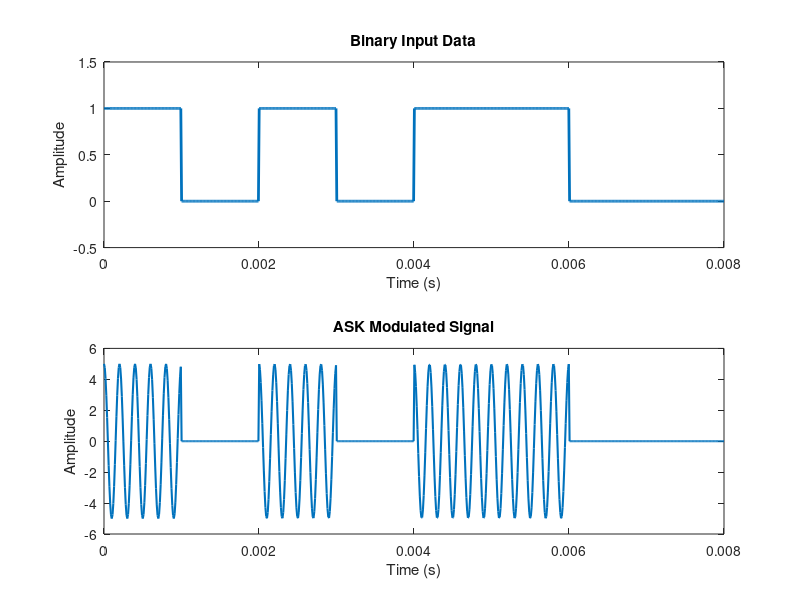
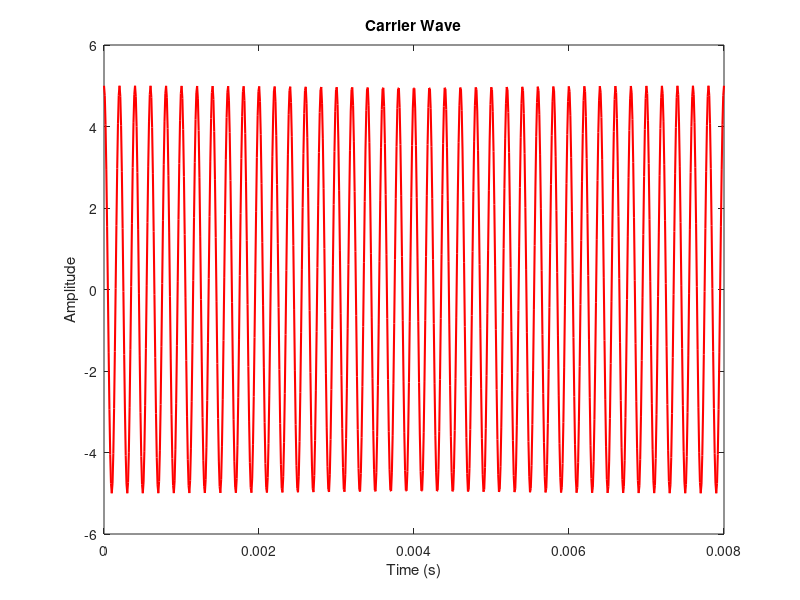
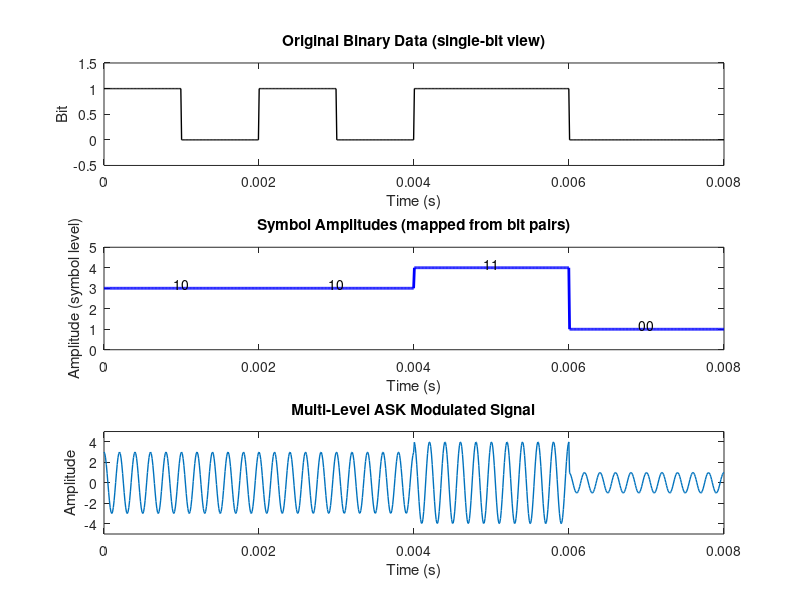
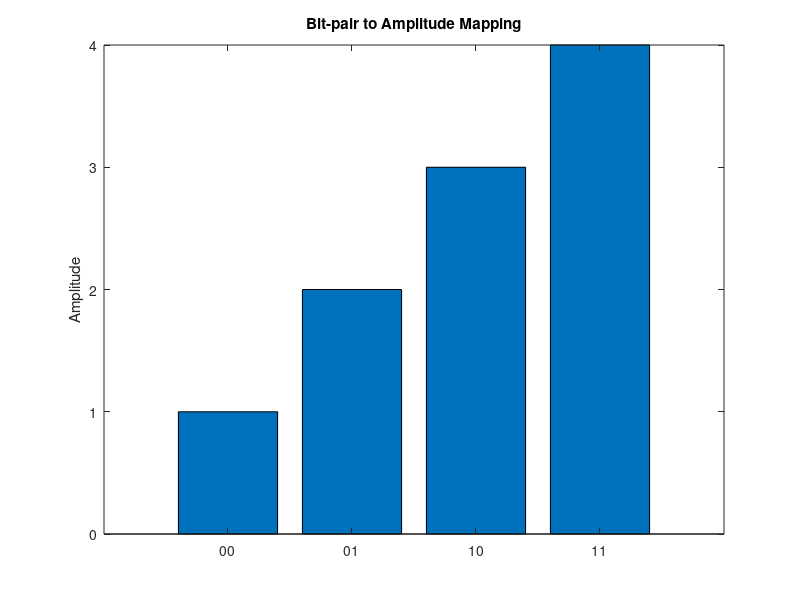

These figures' MATLAB source, in order:
% Define parameters
bits = [1 0 1 0 1 1 0 0]; % Your custom bits here
bit_rate = 1000;      % Bit rate in bits per second
f = 5000;             % Carrier frequency in Hz
A = 5;                % Amplitude for bit 1

% Generate continuous vectors for plotting
samples_per_bit = 100;
N = length(bits);
total_samples = N * samples_per_bit;

% Create uniform time axis
t = linspace(0, N/bit_rate, total_samples);

% Create continuous bit stream signal for plotting alignment
digital_signal = zeros(1, total_samples);
mod_signal = zeros(1, total_samples);

for i = 1:N
    idx = (i-1)*samples_per_bit + 1 : i*samples_per_bit;
    digital_signal(idx) = bits(i);
    mod_signal(idx) = bits(i) * A * cos(2 * pi * f * t(idx));
end

% Plot the signals with perfectly aligned X-axes
figure;
subplot(2,1,1);
plot(t, digital_signal, 'LineWidth', 2);
ylim([-0.5 1.5]);
title('Binary Input Data');
xlabel('Time (s)'); ylabel('Amplitude');

subplot(2,1,2);
plot(t, mod_signal, 'LineWidth', 1.5);
title('ASK Modulated Signal');
xlabel('Time (s)'); ylabel('Amplitude');

% Plot the carrier wave (same time axis) in a new figure
carrier = A * cos(2 * pi * f * t);

figure;
plot(t, carrier, 'r', 'LineWidth', 1.5);
title('Carrier Wave');
xlabel('Time (s)');
ylabel('Amplitude');
ylim([-A-1 A+1]);

% Map bit pairs to amplitudes (00->1, 01->2, 10->3, 11->4)
if mod(N,2)~=0
    bits = [bits 0]; % pad with zero if odd number of bits
    N = length(bits);
    total_samples = N * samples_per_bit;
    t = linspace(0, N/bit_rate, total_samples);
    digital_signal = zeros(1, total_samples);
end

% Define mapping
amp_map = containers.Map({'00','01','10','11'}, [1 2 3 4]);

% Prepare symbol sequence
num_symbols = N/2;
symbol_amplitudes = zeros(1,num_symbols);
symbol_bits = cell(1,num_symbols);
mod_signal_ml = zeros(1, total_samples);
digital_symbols = zeros(1, total_samples); % for plotting symbol index

for k = 1:num_symbols
    b1 = bits(2*k-1); b2 = bits(2*k);
    key = sprintf('%d%d', b1, b2);
    A_sym = amp_map(key);
    symbol_amplitudes(k) = A_sym;
    symbol_bits{k} = key;
    idx = (2*k-2)*samples_per_bit + 1 : (2*k)*samples_per_bit;
    mod_signal_ml(idx) = A_sym * cos(2*pi*f*t(idx));
    digital_symbols(idx) = A_sym; % for visualization of levels
end

% Plot binary bit pairs as labels and multilevel ASK
figure;
subplot(3,1,1);
% show bit pairs over time as text annotations
plot(t, digital_signal, 'k','LineWidth',1);
ylim([-0.5 1.5]);
title('Original Binary Data (single-bit view)');
xlabel('Time (s)'); ylabel('Bit');

subplot(3,1,2);
% plot symbol amplitude levels (stair)
plot(t, digital_symbols, 'b','LineWidth',2);
ylim([0 max(symbol_amplitudes)+1]);
title('Symbol Amplitudes (mapped from bit pairs)');
xlabel('Time (s)'); ylabel('Amplitude (symbol level)');
hold on;
% annotate bit-pair labels at symbol centers
for k=1:num_symbols
    t_center = mean(((2*k-2)*samples_per_bit +1 : (2*k)*samples_per_bit)/samples_per_bit)/bit_rate;
    text(t_center, symbol_amplitudes(k)+0.2, symbol_bits{k}, 'HorizontalAlignment','center');
end
hold off;

subplot(3,1,3);
% plot multilevel ASK modulated signal
plot(t, mod_signal_ml, 'LineWidth',1);
title('Multi-Level ASK Modulated Signal');
xlabel('Time (s)'); ylabel('Amplitude');
ylim([-(max(symbol_amplitudes)+1) (max(symbol_amplitudes)+1)]);

% Legend figure: show mapping table visually
figure('Name','Mapping');
bar(1:4, [1 2 3 4]);
xticks(1:4); xticklabels({'00','01','10','11'});
ylabel('Amplitude'); title('Bit-pair to Amplitude Mapping');
